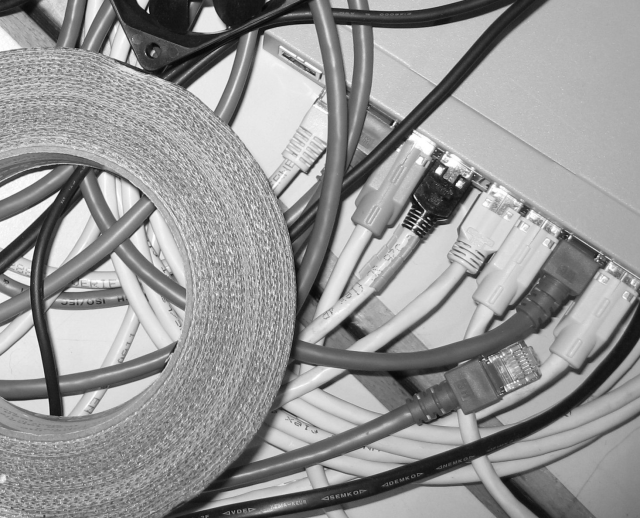
#> input picture Res/cable_salat.png, 640 x 518 px, found by its file name
$ jupyter execute assignment_1.ipynb
#> lines starting #> are read from the running program, lines starting #| are printed output that depends on the picture; after the words box and inside, x2 and y2 are one past the last pixel; in counts of white or black regions, pixels touching at a corner belong together; long printed decimals are rounded
# Machine Vision 2024/25 - Assignment 1: Basic Python and Application of Filters

This assignment will introduce you to python and the most important features you will need throughout the machine vision course.
&nbsp;

#### Part 1: Basic Python Functions

In python, packages are imported using the `import x` keyword. If you want to shorten its name, an alias can be used `import x as y`.
Additionally, if only a specific function is imported the `from` keyword is used.

This course heavily relies on the [NumPY](https://numpy.org/) library, which is the de-facto standard library for array computation in python.
&nbsp;

[cell 1]
# @student: import the numpy library using the alias "np"
import numpy as np

Numpy offers implementations of common math functions like sin, cos, log, exp, sqrt, min, max, mean, and so on.

[cell 2]
# @student: calculate the sin of 0.5
print(np.sin(0.5))

The array class `np.array` stores multidimensional values.

[cell 3]
# The np.array([...]) constructor takes a list of elements as argument.
# @student: create an array containing the values from 0 to 10

print(np.array([0,1,2,3,4,5,6,7,8,9,10]))
print(np.array([number for number in range(0,11)]),end='\n\n') #Shorter sintax when we use Python's List Comprehension concept

# Numpy also offers the numpy.arange() and numpy.linspace() functions which both offer the functionality
# to create arrays containing a range of values.
# @student: create an array containing the values from 0 to 10 using numpy.arange() and numpy.linspace()

print(np.arange(11))
print(np.arange(0,11))
print(np.arange(0,11,1),end='\n\n') #The parameters are (initValue,endValue,STEP). The array will contain the numbers up to endValue-1

print(np.linspace(0,10,11)) #The parameters are (initValue,endValue,#SAMPLES). The array contains floating-point numbers

If an array is passed to a common math function like sine(x), the function is applied to each element individually.

[cell 4]
# @student: calculate the sine of the interval from 0 to 2*pi.
x_values = np.linspace(0,2*np.pi,50)
y_values = np.sin(x_values)

The next package we will use is matplotlib. This package provides different visualization tools for data.

[cell 5]
import matplotlib.pyplot as plt

# @student: plot the calculated sine wave
# the plt.plot(x, y) function takes x values as first argument and y values as second argument
# https://matplotlib.org/stable/api/_as_gen/matplotlib.pyplot.plot.html

plt.plot(x_values,y_values)
plt.show()
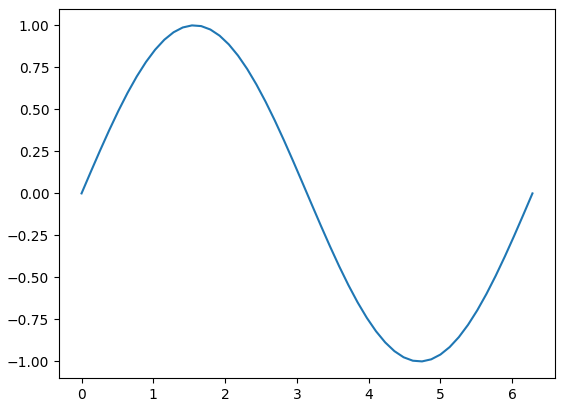
#> figure drawn by matplotlib, 1 panel; curve peaks at x = 1.54, y = 0.999

#### Part 2: Linear Algebra

In computer vision, linear algebra is frequently used. NumPy offers different algorithms on vectors/matrices.

$$\begin{bmatrix} 30 \\ 8 \\ 2 \end{bmatrix} = \begin{bmatrix} 3 & 5 & 1 \\ 2 & 0 & 1 \\ -1 & 1 & 0 \end{bmatrix} * \begin{bmatrix} 2 \\ 4 \\ 4 \end{bmatrix} $$

[cell 6]
# @student: calculate the equation above using numpys arrays

# it is important NOT to use the * operator for matrix multiplication.
# For matrix multiplication the function np.matmul(m1, m2) exists. Please use
# this function as it performs the expected multiplication.

mtrx1 = np.array([[3,5,1],
                  [2,0,1],
                  [-1,1,0]])
mtrx2 = np.array([2,4,4]).transpose()
print(mtrx1)
print(mtrx2)

result =np.matmul(mtrx1,mtrx2)
print(result)

Often, systems of equations in the form $Ax = b$ need to be solved for x. Numpy offers a variety of different functions to solve such systems.

[cell 7]
from numpy.linalg import inv
# @student: solve using the inverse of A
x_inv = np.matmul(inv(mtrx1),result) #np.linalg.inv(A) calculates the inverse of the matrix 'A'
print(x_inv)

from numpy.linalg import solve
# @student: solve using np.linalg.solve
x_solve = solve(mtrx1,result) #np.linalg.solve(A,b) solves the lineal equation of the form Ax=b for x.
print(x_solve)

assert np.allclose(x_inv, mtrx2), "x_inv and x are not equal" #Assert determines if two arrays are equal element-wise within a margin
assert np.allclose(x_solve, mtrx2), "x_solve and x are not equal" #Assert will not throw an exeption if the two arrays are similar

#### Part 2: Images

We will use the [skimage](https://scikit-image.org/) library to load, store, and transform images. In skimage, images are stored as numpy arrays.
Therefore, we can use numpy functions on images and use the traditional numpy array indexing.

If you have no experience using numpy array indexing, please read this short guide [NumPY Array Indexing](https://www.w3schools.com/python/numpy/numpy_array_slicing.asp#:~:text=Slicing%20in%20python%20means%20taking,start%3Aend%3Astep%5D%20.)

[cell 8]
import skimage

gray_img = skimage.io.imread("../res/cable_salat.png") #Relative path because of the structure of the project. Function returns numpy array
#> gray_img is the input picture: shape (518, 640); min 7, max 255, mean 149.8
plt.imshow(gray_img, cmap='gray') #Set pyplot to plot a grayscale image
plt.show()

# It is highly important to understand the shape of an image
# The first dimension refers to the v axis, while the second dimension refers to the u axis
# The previous is due to how arrays' indexing works -> array[v,u] is in practice what in theory was g(u,v)
print(f"Image shape [v,u]: {gray_img.shape}")#We print the resolution of the image
#| Image shape [v,u]: (518, 640)

[cell 9]
# @student: access all pixels where u < 100
plt.imshow(gray_img[:,:100], cmap="gray")
plt.show()
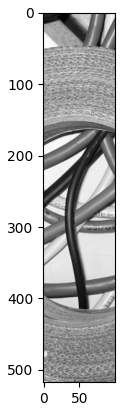
#> figure drawn by matplotlib, 1 panel

# @student: access all pixels where 150 < u < 250
plt.imshow(gray_img[:,150:250], cmap="gray")
plt.show()
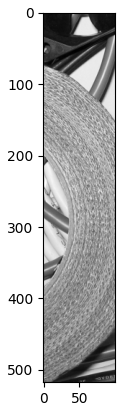
#> figure drawn by matplotlib, 1 panel

# @student: access all pixels where v < 50
plt.imshow(gray_img[:50,:], cmap="gray")
plt.show()
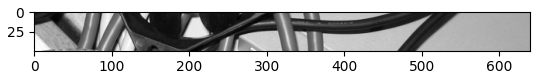
#> figure drawn by matplotlib, 1 panel

# @student: access all pixels where 100 < v < 200
plt.imshow(gray_img[100:200,:], cmap="gray")
plt.show()
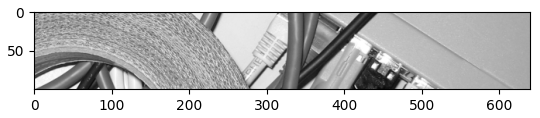
#> figure drawn by matplotlib, 1 panel

[cell 10]
# @student: calculate min, max, and mean pixel values of the loaded image
# you are free to use all numpy functions

# The following numpy functions compute the calculations by default over a flattened array. That means: input array is collapsed to 1D
min = np.min(gray_img)
#> min = 7
max = np.max(gray_img)
#> max = 255
mean = np.mean(gray_img)
#> mean = 149.8

print(f"min gray value: {min}")
#| min gray value: 7
print(f"max gray value: {max}")
#| max gray value: 255
print(f"mean gray value: {mean}")
#| mean gray value: 149.849

Implement a euclidean distance function that calculates the euclidean distance between two matrices.

$ecd = \sqrt{ \sum_i (u_i - v_i)^2 } $, where $u$ and $v$ are two arrays of the same shape.

[cell 11]
def ecd(u: np.ndarray, v: np.ndarray) -> np.ndarray: #Type hinting ist mostly used for documentation and tooling purposes
    assert u.shape == v.shape, f"shape of u {u.shape} does not equal shape of v {v.shape}"

    # @student: implement the euclidean distance function between two images
    ecd = np.sqrt(np.sum(np.power(np.subtract(u,v),2)))

    return ecd

r1 = ecd(np.array([10, 10, 10]), np.array([10, 10, 10]))
print(r1)

assert r1 == 0, "Wrong implementation of ecd"

r2 = ecd(np.array([10, 10, 10]), np.array([0, 0, 5]))

assert r2 == 15, "Wrong implementation of ecd"
print(r2)

#### Part 3: Salt And Pepper Noise

In the lecture, different noise types are discussed. In this exercise, you have to implement simulated salt and pepper noise on an image.

[cell 12]
import copy

# @student: implement salt and pepper noise

def add_salt_and_pepper_noise(img: np.ndarray, percentage: float) -> np.ndarray:
#> called with percentage = 0.005
    noisy_img = copy.deepcopy(img) #Creation of a copy to leave the original image untouched
    img_height = noisy_img.shape[0]
#> img_height = 518
    img_width = noisy_img.shape[1]
#> img_width = 640
    defective_pixels = np.round(noisy_img.size*percentage).astype(int)
#> defective_pixels = 1658

    noisy_img[[np.random.randint(img_height,size=defective_pixels)],[np.random.randint(img_width,size=defective_pixels)]] = 0
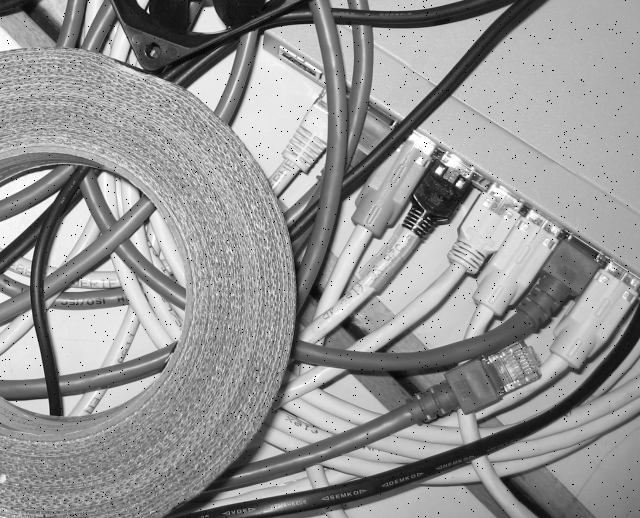
#> noisy_img: shape (518, 640); 0.5% of pixels changed, all inside (x1, y1, x2, y2) = (0, 0, 640, 518)

    return noisy_img

salt_pepper_img = add_salt_and_pepper_noise(gray_img, 0.005)
_, (ax1, ax2) = plt.subplots(1, 2)
figure_size = plt.gcf().get_size_inches()
plt.gcf().set_size_inches(3 * figure_size)
ax1.imshow(gray_img, cmap="gray")
ax2.imshow(salt_pepper_img, cmap="gray")
plt.show()

#### Part 4: Gaussian Kernel And The Wiener Filter

In order to smooth an image, a gaussian kernel can be used. Implement the gaussian kernel which is given by $f(x) = \frac{1}{\sqrt{2\pi\sigma^2}}e^{-\frac{1}{2}\frac{x^2}{\sigma^2}}$.

[cell 13]
# scipy is a python library for scientific computing
# We will use the scipy.signal.convolve2d() function
# Which has two arguments a data source (in our case an image np.ndarray) and a kernel (np.ndarray)

import scipy.signal

def create_gaussian_kernel(size: int, sigma_squared: float):
#> called with size = 11, sigma_squared = 4
    assert size % 2 == 1, "Kernel size must be uneven"
    # @student: implement the gaussian kernel creation
    center = size//2 #Point of reference for the center of the distribution (center,center)
    kernel = np.zeros((size,size)) #Creation of an empty array for the kernel

    for v in range(size):
        for u in range(size):
            kernel[v,u] = (1/(2*np.pi*sigma_squared))*np.exp(-((center-v)**2+(center-u)**2)/(2*sigma_squared))

    kernel = kernel/np.sum(kernel)

    return kernel

gaussian_kernel = create_gaussian_kernel(11, 4.0)
noise_img = scipy.signal.convolve2d(gray_img, gaussian_kernel, mode="same", boundary='fill', fillvalue=0)
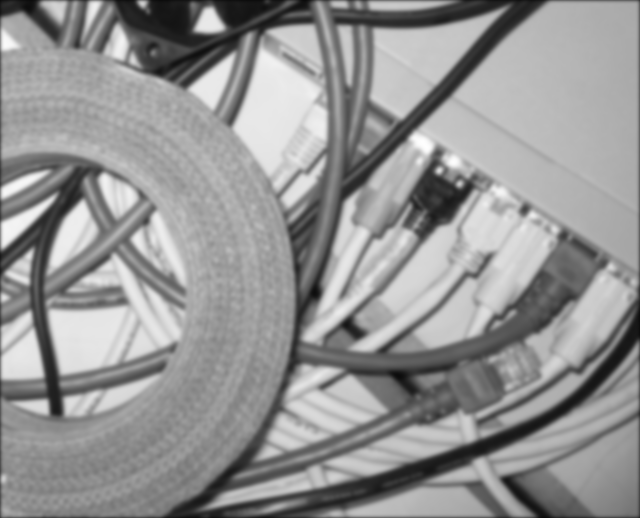
#> noise_img: shape (518, 640) float64; min 11.44, max 254.5, mean 149.1

_, (ax1, ax2) = plt.subplots(1, 2)
figure_size = plt.gcf().get_size_inches()
plt.gcf().set_size_inches(3 * figure_size)
ax1.imshow(gray_img, cmap="gray")
ax2.imshow(noise_img, cmap="gray")
plt.show()

After the application of the gaussian filter the image is artificially blured.
We will now use a wiener filter in order to remove the blur.

[cell 14]
from skimage import restoration
# @student: call the restoration.wiener(...) function in order to remove the blur
wiener_img = restoration.wiener(noise_img/255, gaussian_kernel ,0.1)
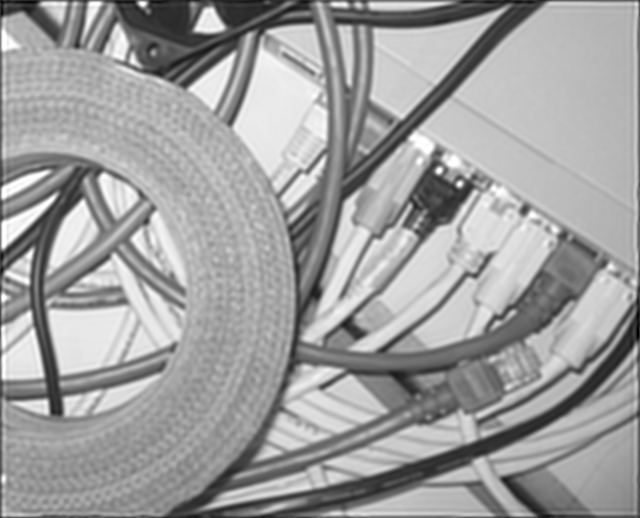
#> wiener_img: shape (518, 640) float64; min -0.109, max 1, mean 0.585; drawn with min black and max white

_, (ax1, ax2, ax3) = plt.subplots(1, 3)
figure_size = plt.gcf().get_size_inches()
plt.gcf().set_size_inches(5 * figure_size)
ax1.imshow(gray_img, cmap="gray")
ax2.imshow(noise_img, cmap="gray")
ax3.imshow(wiener_img, cmap="gray")
plt.show()

$ run again, with Res/boat.png copied over Res/cable_salat.png
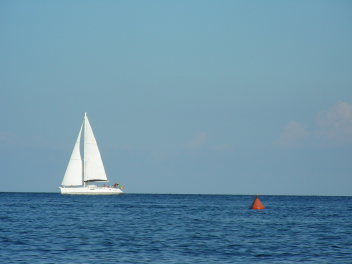
#> input picture Res/boat.png, 352 x 264 px, found by its file name
#> gray_img is the input picture: shape (264, 352, 3); mean R, G, B 105.5, 145.5, 167.3
#| Image shape [v,u]: (264, 352, 3)
#> `plt.show()`:
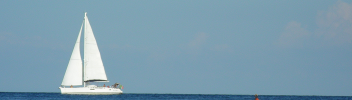
#> shown: shape (100, 352, 3); mean R, G, B 124, 156.7, 174.5
#> min = 7
#> max = 254
#> mean = 139.4
#| min gray value: 7
#| max gray value: 254
#| mean gray value: 139.425
#> in add_salt_and_pepper_noise, `noisy_img[[np.random.randint(img_height,size=defective_pixels)],[np.ra..`:
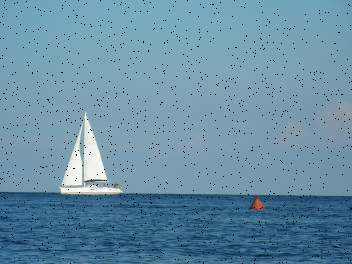
#> noisy_img: shape (264, 352, 3); 1.49% of pixels changed, all inside (x1, y1, x2, y2) = (0, 0, 352, 264)

$ run again, with Res/flower.png copied over Res/cable_salat.png
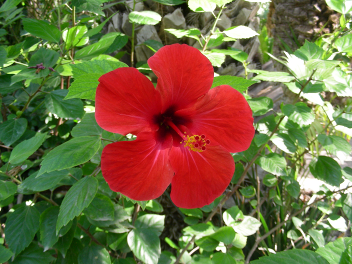
#> input picture Res/flower.png, 352 x 264 px, found by its file name
#> gray_img is the input picture: shape (264, 352, 3); mean R, G, B 117.5, 108.2, 67.5
#| Image shape [v,u]: (264, 352, 3)
#> `plt.show()`:
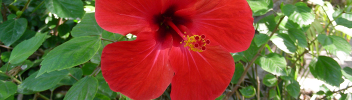
#> shown: shape (100, 352, 3); mean R, G, B 130.8, 90, 59.6
#> min = 0
#> max = 255
#> mean = 97.74
#| min gray value: 0
#| max gray value: 255
#| mean gray value: 97.742
#> in add_salt_and_pepper_noise, `noisy_img[[np.random.randint(img_height,size=defective_pixels)],[np.ra..`:
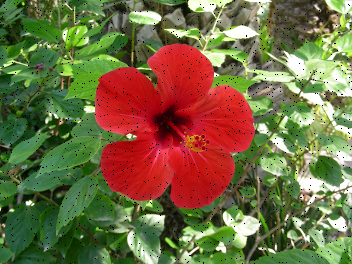
#> noisy_img: shape (264, 352, 3); 1.49% of pixels changed, all inside (x1, y1, x2, y2) = (0, 0, 352, 264)
